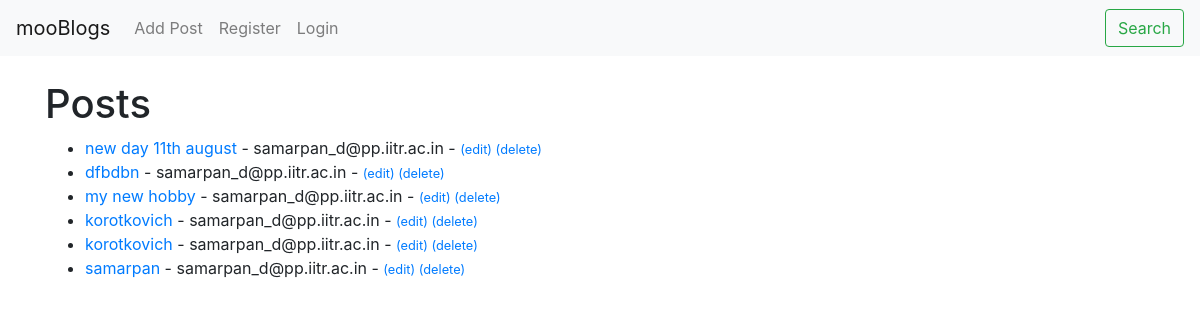
The app's page /, older data.
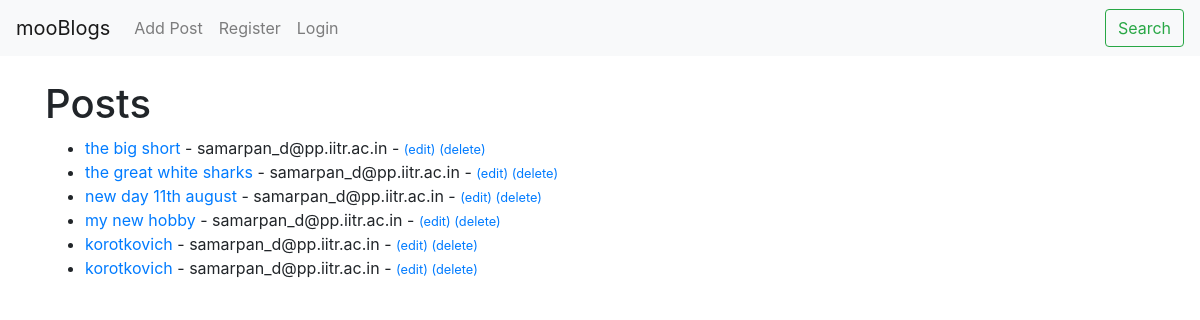
The same page, newer data.
### mooblog/models.py (models this page shows, shortened)
class Post(models.Model):
    title = models.CharField(max_length=255)
    title_tag = models.CharField(max_length=255)
    author = models.ForeignKey(User, on_delete=models.CASCADE)
    body = models.TextField()
    post_date = models.DateField( auto_now_add=True)

### mooblog/views.py (the view)
# urls.py: path('', HomeView.as_view(), name="home"),
class HomeView(ListView):
    model = Post
    template_name = 'home.html'
    ordering = ['-id']

### mooblog/templates/home.html
{% extends 'base.html' %}
{% block content %}
<h1>Posts</h1>
<ul>
{% for post in object_list %}
    <li>  <a href="{% url 'article-detail' post.pk %}"> {{ post.title }} </a> - {{ post.author }} -
    <small><a href="{% url 'update-post' post.pk %}">(edit)</a> </small>
    <small><a href="{% url 'delete-post' post.pk %}">(delete)</a></small>
    <br/>
    </li>
{% endfor %}
</ul>
  {% endblock %}

### mooblog/templates/base.html (shortened to what this page needs)
<!doctype html>
<html lang="en">
  <head>
    <link rel="stylesheet" href="https://stackpath.bootstrapcdn.com/bootstrap/4.5.2/css/bootstrap.min.css">
  </head>
  <body>
  <nav class="navbar navbar-expand-lg navbar-light bg-light">
  <a class="navbar-brand" href="{% url 'home' %}">mooBlogs</a>
  <div class="collapse navbar-collapse" id="navbarSupportedContent">
    <ul class="navbar-nav mr-auto">
      <li class="nav-item">
        <a class="nav-link" href="{% url 'add-post' %}">Add Post</a>
      </li>
      <li class="nav-item">
        <a class="nav-link" href="{% url 'register' %}">Register</a>
      </li>
      <li class="nav-item">
        <a class="nav-link" href="{% url 'login' %}">Login</a>
      </li>
    </ul>
    <form class="form-inline my-2 my-lg-0">
      <button class="btn btn-outline-success my-2 my-sm-0" type="submit">Search</button>
    </form>
  </div>
</nav>
<br>
  <div class="container">
    {% block content %}
    {% endblock %}
    </div>
  </body>
</html>

Row changes from the older to the newer data that the page shows:
removed Post: title "dfbdbn", author "samarpan_d@pp.iitr.ac.in"
removed Post: title "samarpan", author "samarpan_d@pp.iitr.ac.in"
added Post: title "the big short", author "samarpan_d@pp.iitr.ac.in"
added Post: title "the great white sharks", author "samarpan_d@pp.iitr.ac.in"
